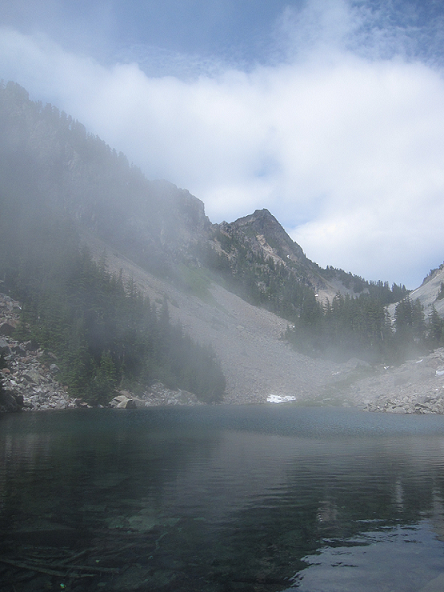
#> input picture test_images/MelakwaLake1.png, 444 x 592 px
$ python image_stitching_skeleton.py
#> lines starting #> are read from the running program, lines starting #| are printed output that depends on the picture
#
# CSCI3290 Computational Imaging and Vision *
# --- Declaration --- *
# I declare that the assignment here submitted is original except for source
# material explicitly acknowledged. I also acknowledge that I am aware of
# University policy and regulations on honesty in academic work, and of the
# disciplinary guidelines and procedures applicable to breaches of such policy
# and regulations, as contained in the website
# http://www.cuhk.edu.hk/policy/academichonesty/ *
# Assignment 2
# Name : Wong Kai Long
# Student ID : 1155096748
# Email Addr : 1155096748@link.cuhk.edu.hk
#

import cv2
import numpy as np
import argparse


def extract_and_match_feature(img_1, img_2, ratio_test=0.7):
    """
    1/  extract SIFT feature from image 1 and image 2,
    2/  use a bruteforce search to find pairs of matched features:
        for each feature point in img_1, find its best matched feature point in img_2
    3/ apply ratio test to select the set of robust matched points

    :param img_1: input image 1
    :param img_2: input image 2
    :param ratio_test: ratio for the robustness test
    :return list_pairs_matched_keypoints: a list of pairs of matched points: [[[p1x,p1y],[p2x,p2y]]]
    """
    list_pairs_matched_keypoints = []
    gray_1 = cv2.cvtColor(img_1,cv2.COLOR_BGR2GRAY)
    sift_1 = cv2.xfeatures2d.SIFT_create()
    kp_1, des_1 = sift_1.detectAndCompute(gray_1,None)
    #img_1=cv2.drawKeypoints(gray_1,kp_1,img_1)


    gray_2 = cv2.cvtColor(img_2,cv2.COLOR_BGR2GRAY)
    sift_2 = cv2.xfeatures2d.SIFT_create()
    kp_2, des_2 = sift_2.detectAndCompute(gray_2,None)
    #img_2=cv2.drawKeypoints(gray_2,kp_2,img_2)


    bf = cv2.BFMatcher()
    matches = bf.knnMatch(des_1, des_2, k=2)

    list_kp1 = []
    list_kp2 = []
    for m,n in matches:
        if m.distance < ratio_test*n.distance:

            img1_idx = m.queryIdx
            img2_idx = m.trainIdx
            (x1, y1) = kp_1[img1_idx].pt
            (x2, y2) = kp_2[img2_idx].pt
            list_kp1.append([x1, y1])
            list_kp2.append([x2, y2])

    for i in range(len(list_kp1)):
        list_pairs_matched_keypoints.append([list_kp1[i],list_kp2[i]])

    # to be completed ....


    return list_pairs_matched_keypoints


def find_homography_ransac(list_pairs_matched_keypoints,
                           threshold_ratio_inliers=0.85,
                           threshold_reprojection_error=3,
                           max_num_trial=1000):
    """
    Apply RANSAC algorithm to find a homography transformation matrix that align 2 sets of feature points,
    transform the second set of feature point to the first (e.g. warp image 2 to image 1)

    :param list_pairs_matched_keypoints: a list of pairs of matched points: [[[p1x,p1y],[p2x,p2y]],...]
    :param threshold_ratio_inliers: threshold on the ratio of inliers over the total number of samples,
                                    accept the estimated homography if ratio is higher than the threshold
    :param threshold_reprojection_error: threshold of reprojection error (measured as euclidean distance, in pixels)
                                            to determine whether a sample is inlier or outlier
    :param max_num_trial: the maximum number of trials to take sample and do testing to find the best homography matrix
    :return best_H: the best found homography matrix
    """

    best_H = None
    src = []
    dst = []
    #src = np.float32([ list_pairs_matched_keypoints[0] ]).reshape(-1,1,2)
    #dst = np.float32([ list_pairs_matched_keypoints[1] ]).reshape(-1,1,2)
    #print(len(list_pairs_matched_keypoints))
    for i in range (len(list_pairs_matched_keypoints)):
        src.append(list_pairs_matched_keypoints[i][0])
        dst.append(list_pairs_matched_keypoints[i][1])
    src = np.asarray(src)
    dst = np.asarray(dst)
    # to be completed ...
    best_H, mask = cv2.findHomography(src, dst, cv2.RANSAC, threshold_reprojection_error, None, max_num_trial, threshold_ratio_inliers)

    return best_H


def warp_blend_image(img_1, H, img_2):
    """
    1/  warp image img_2 using the homography H to align it with image img_1
        (using inverse warping and bilinear resampling)
    2/  stitch image img_2 to image img_1 and apply average blending to blend the 2 images into a single panorama image

    :param img_1:  the original first image
    :param H: estimated homography
    :param img_2:the original second image
    :return img_panorama: resulting panorama image
    """
    img_panorama = None
    # to be completed ...
    H = np.linalg.inv(H)
    row = img_2.shape[1]+img_2.shape[1]
    col = img_2.shape[0]+img_2.shape[0]
    wrap = cv2.warpPerspective(img_2, H, (row , col))

    wrap[0:img_2.shape[0], 0:img_2.shape[1]] = img_1

    rows, cols = np.where(wrap[:,:,0] !=0)

    img_panorama = wrap[0:max(rows) +1,0:max(cols) +1,:]
    return img_panorama


def stitch_images(img_1, img_2):
    """
    :param img_1: input image 1 is the reference image. We will not warp this image
    :param img_2: We warp this image to align and stich it to the image 1
    :return img_panorama: the resulting stiched image
    """
    print('==================================================================================')
    print('===== stitch two images to generate one panorama image =====')
    print('==================================================================================')

    # ===== extract and match features from image 1 and image 2
    list_pairs_matched_keypoints = extract_and_match_feature(img_1=img_1, img_2=img_2, ratio_test=0.7)

    # ===== use RANSAC algorithm to find homography to warp image 2 to align it to image 1
    H = find_homography_ransac(list_pairs_matched_keypoints, threshold_ratio_inliers=0.85,threshold_reprojection_error=3, max_num_trial=1000)

    # ===== warp image 2, blend it with image 1 using average blending to produce the resulting panorama image
    img_panorama = warp_blend_image(img_1=img_1, H=H, img_2=img_2)


    return img_panorama


if __name__ == "__main__":
    print('==================================================================================')
    print('CSCI3290, Spring 2020, Assignment 2: image stitching')
    print('==================================================================================')

    parser = argparse.ArgumentParser(description='Image Stitching')
    parser.add_argument('--im1', type=str, default='test_images/MelakwaLake1.png',
                        help='path of the first input image')
    parser.add_argument('--im2', type=str, default='test_images/MelakwaLake2.png',
                        help='path of the second input image')
    parser.add_argument('--output', type=str, default='MelakwaLake.png',
                        help='the path of the output image')
    args = parser.parse_args()

    # ===== read 2 input images
    img_1 = cv2.imread(args.im1)
#> img_1 is the input picture: shape (592, 444, 3); mean B, G, R 149.8, 137.5, 126.5
    img_2 = cv2.imread(args.im2)
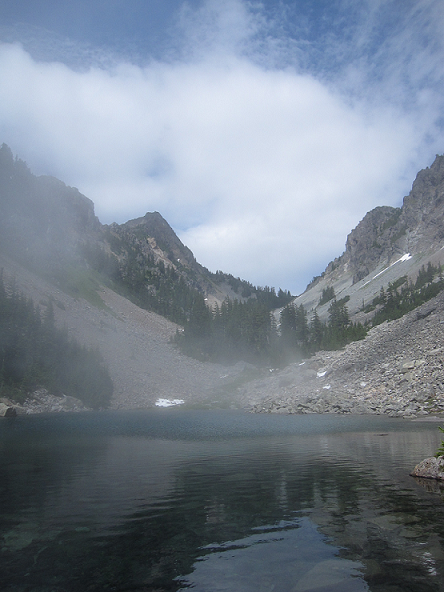
#> input picture test_images/MelakwaLake2.png, 444 x 592 px
#> img_2 is the input picture: shape (592, 444, 3); mean B, G, R 144.1, 131.2, 120.3

    # ===== create a panorama image
    img_panorama = stitch_images(img_1=img_1, img_2=img_2)
#> in extract_and_match_feature, `gray_1 = cv2.cvtColor(img_1,cv2.COLOR_BGR2GRAY)`:
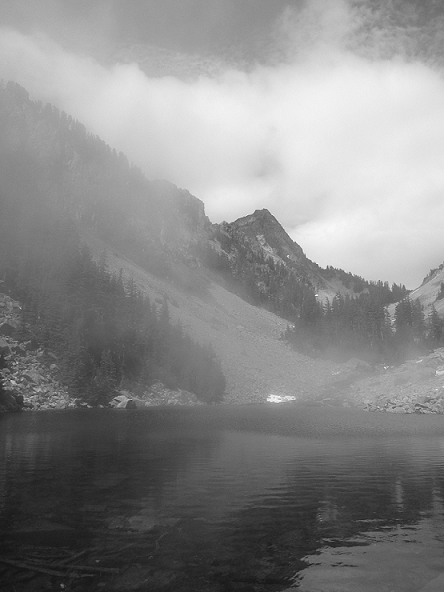
#> gray_1: shape (592, 444); min 18, max 255, mean 135.6
#> in extract_and_match_feature, `kp_1, des_1 = sift_1.detectAndCompute(gray_1,None)`: kp_1 = 184 keypoints; strongest (x, y, size): (274, 399, 7.3), (62, 585, 2.2), (263, 221, 17.7), (255, 257, 58.2)
#> in extract_and_match_feature, `gray_2 = cv2.cvtColor(img_2,cv2.COLOR_BGR2GRAY)`:
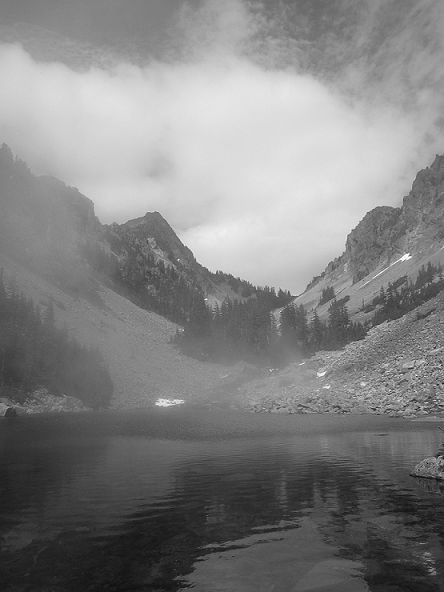
#> gray_2: shape (592, 444); min 2, max 255, mean 129.4
#> in extract_and_match_feature, `kp_2, des_2 = sift_2.detectAndCompute(gray_2,None)`: kp_2 = 293 keypoints; strongest (x, y, size): (406, 257, 4.9), (374, 409, 2), (402, 259, 2.8), (440, 362, 2)
#> in extract_and_match_feature, `matches = bf.knnMatch(des_1, des_2, k=2)`: matches = 184 matches
#> the loop in extract_and_match_feature, `for m,n in matches:` made 184 passes
#> (img2_idx, x1, y1, x2, y2) on passes 64, 65, 67, 69, 71, 72, 78, 80, 81, 82, 83, 85: (1, 135.2, 398.2, 15.74, 405.6), (2, 147.1, 403.3, 29.08, 410.8), (3, 169.1, 401.2, 52.96, 407.8), (4, 192.4, 208.9, 82.46, 208.5), (6, 224.6, 223.5, 114.6, 224.3), (7, 226, 202.5, 117.3, 200.2), (8, 255, 257, 149.4, 266.1), (10, 263, 221, 154.5, 227.5), (15, 264.5, 244.7, 155.3, 247.7), (18, 266.1, 265.3, 156.4, 268.7), (19, 266.1, 265.3, 156.4, 268.7), (20, 266.5, 257.1, 156.7, 261.1)
#> after the loop in extract_and_match_feature, `for m,n in matches:`: list_kp1 = 40 pairs, first value 135.2 to 437.3, second value 202.5 to 547; list_kp2 = 40 pairs, first value 15.74 to 317.8, second value 200.2 to 553
#> the loop in extract_and_match_feature, `for i in range(len(list_kp1)):` made 40 passes
#> after the loop in extract_and_match_feature, `for i in range(len(list_kp1)):`: list_pairs_matched_keypoints = 40 items
#> the loop in find_homography_ransac, `for i in range (len(list_pairs_matched_keypoints)):` made 40 passes
#> after the loop in find_homography_ransac, `for i in range (len(list_pairs_matched_keypoints)):`: dst has the same summary as list_kp2 in extract_and_match_feature; src has the same summary as list_kp1 in extract_and_match_feature
#> in find_homography_ransac, `best_H, mask = cv2.findHomography(src, dst, cv2.RANSAC, threshold_repr..`: best_H = [[1.17, -0.0161, -134.6], [0.129, 1.12, -33.81], [0.000378, 1.45e-05, 1]]; mask = 40 values, max 1 at index 0, min 0 at index 5, mean 0.85
#> in stitch_images, `H = find_homography_ransac(list_pairs_matched_keypoints, threshold_rat..`: H has the same summary as best_H in find_homography_ransac
#> in warp_blend_image, `H = np.linalg.inv(H)`: H = [[0.816, 0.0103, 110.2], [-0.104, 0.894, 16.23], [-0.000307, -1.68e-05, 0.958]]
#> in warp_blend_image, `wrap = cv2.warpPerspective(img_2, H, (row , col))`:
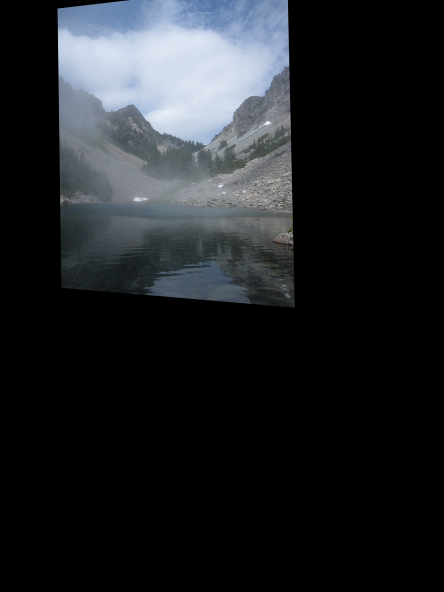
#> wrap: shape (1184, 888, 3) (shown at 1/2 size); mean B, G, R 37.5, 34.3, 31.6
#> in warp_blend_image, `wrap[0:img_2.shape[0], 0:img_2.shape[1]] = img_1`:
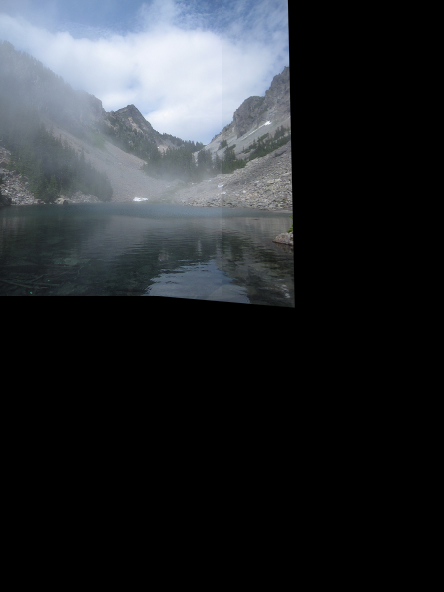
#> wrap: shape (1184, 888, 3) (shown at 1/2 size); mean B, G, R 48.2, 44.4, 41
#> in warp_blend_image, `img_panorama = wrap[0:max(rows) +1,0:max(cols) +1,:]`:
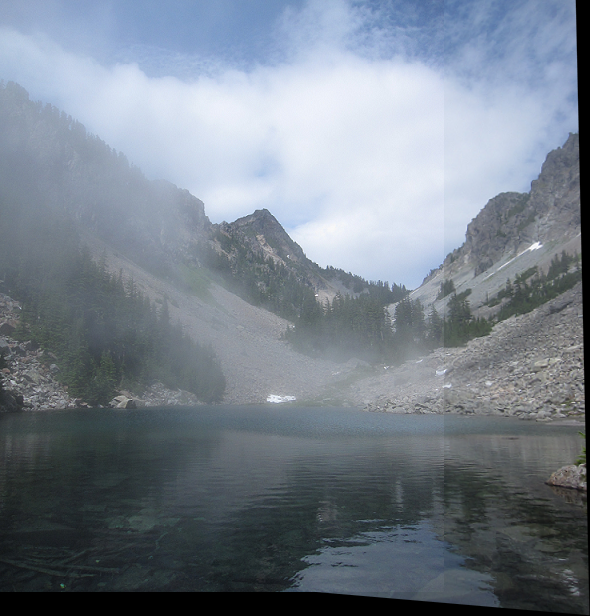
#> img_panorama: shape (616, 590, 3); mean B, G, R 139.6, 128.3, 118.5

    # ===== save panorama image
    cv2.imwrite(filename=args.output, img=img_panorama.clip(0.0, 255.0).astype(np.uint8))
